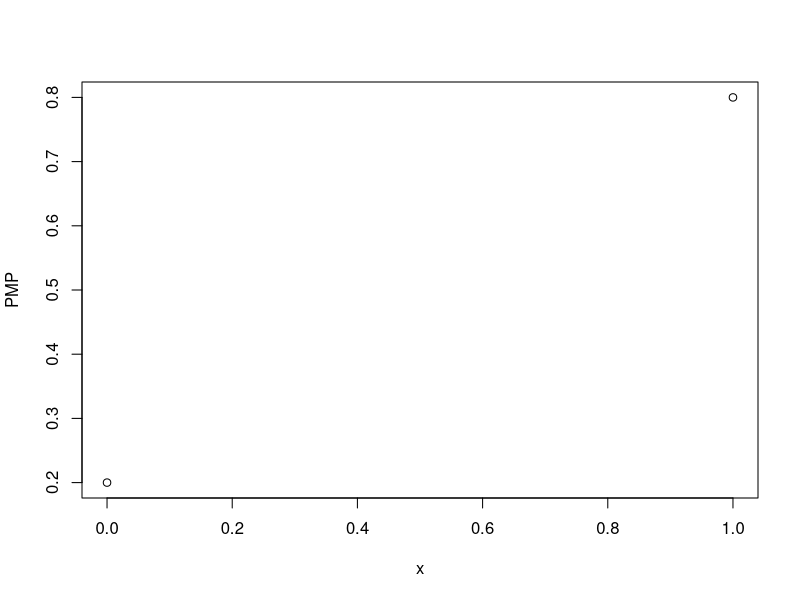
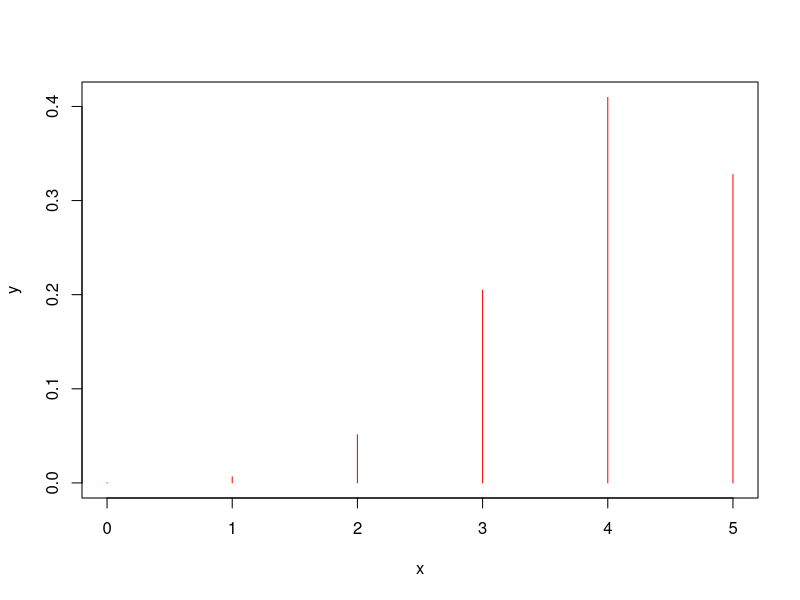
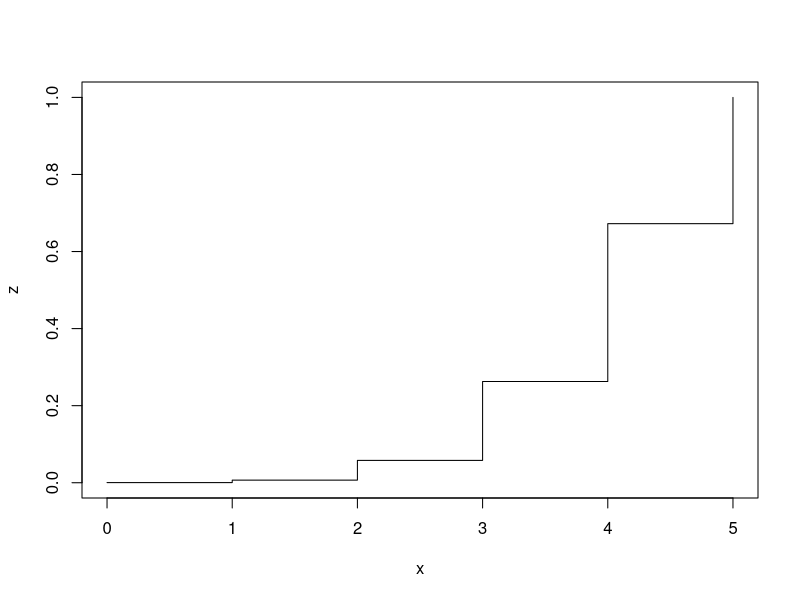
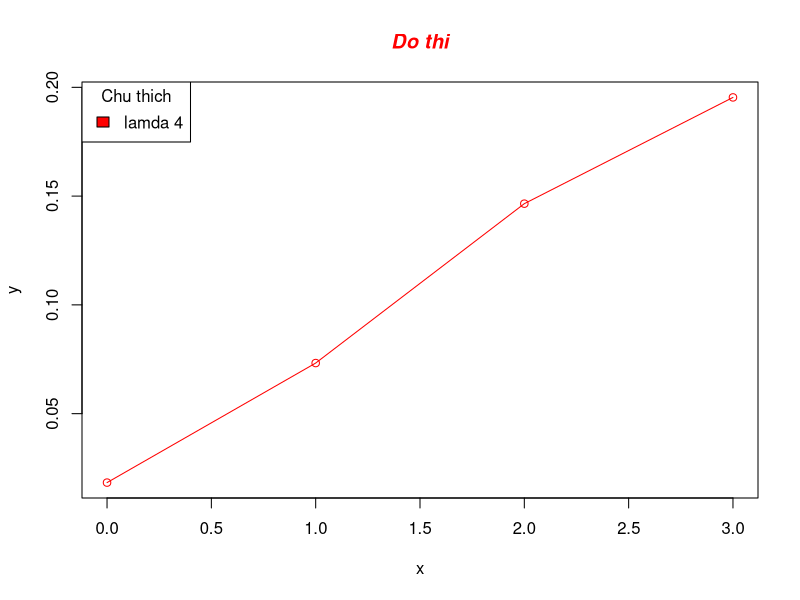
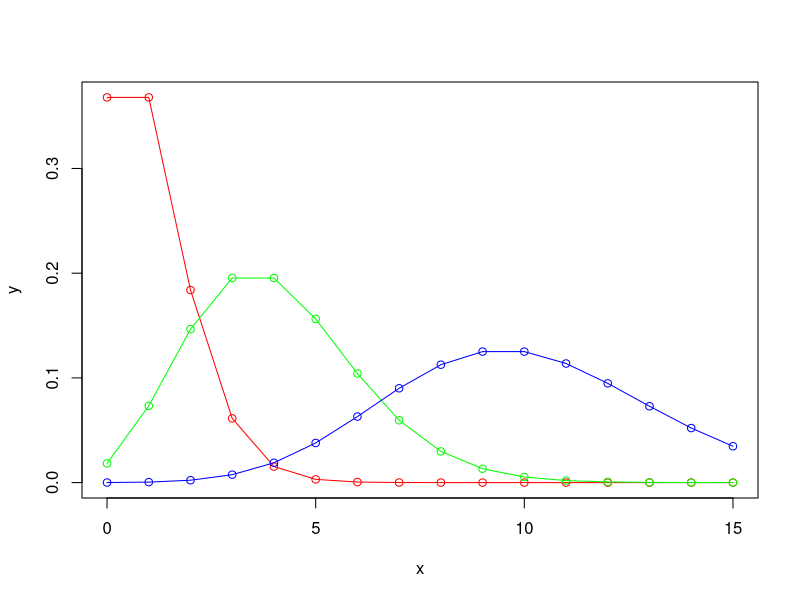

Reproduce these figures in R, in order.
# bang phan phoi xac suat
x<-c(0,1)
y<-c(0.2,0.8)
rbind(x,y)

plot(x,y, xlab="x", ylab="PMP")

# vd: hoc vien tot nghiep
# x - B(5,0.4)
# a) khong ai tot nghiep p(x=0)
dbinom(0,5,0.4)

# b) 1 nguoi tot nghiep
dbinom(1,5,0.4)

# c) it nhat 1 nguoi tot nghiep p(x>=1)
# p(x>=1) = p(x=1) + p(x=2) + .. + p(x=5)
# p(x>k) = 1 - p(x<k); p(x<=k) = p(x<k) + p(x=k) => p(x<k) = p(x<=k) - p(x=k)
# p(x>1) = 1- p(x<=1) = p(x=1)
1-(pbinom(1,5,0.4) - dbinom(1,5,0.4))

# vd2: me sinh con
# x - B(2, 0.51)
x<-c(0,1,2)
y<-dbinom(x,2,0.51)
rbind(x,y)

# vd3: hoa lan
# x - B(5, 0.8)
# a)
x<-c(0, 1, 2, 3, 4, 5)
y<-dbinom(x, 5, 0.8)
rbind(x,y)
# b)
# so cay lan no hoa 'chac chan' la gi tri cua bien ngau nhien co xs tuong 
# ung cao nhat
# x = 4
# so tien thu duoc = 4.8tr

# c)
# E(x) = np=10 => n = 10/p
10/0.8
# vay trong it nhat 13 cay lan

# d) bieu do cua ham gia tri xac suat
plot(x, y, type="h", col="red")
# ham tich luy xs
z<-pbinom(x, 5, 0.8)
plot(x, z, type="s")


#vd 4: tram buu dien

#tinh xac suat de co it nhat 1 tieng on xuat hien
# x: so tin hieu on xh trong 10^-5 s
# x ~ P(lamda); lamda = 10^4 * 10^-5 = 10^-1
# p(x>=1) = 1 - p(x<1) = 1 - p(x<=1) - p(x=1)
lamda<-10^-5 * 10^4
1- (ppois(1, lamda) - dpois(1, lamda))

#vd 5: xe oto
x = 3
lamda<-0.02*200
y = ppois(x, lamda)

x<-c(0:3)
lamda<-0.02*200
y<-dpois(x, lamda)
plot(x, y, type="o", lty=1, col="red")
legend("topleft", 'lamda 4', fill="red", title="Chu thich")
title(main="Do thi", col.main="red", font.main=4)

#vd 6:
lamda<-10
dpois(4, lamda)

#ve ham gia tri xac suat x ~ p(lamda); x=0:15, xet lamda(1, 4, 10)
x<-c(0:15)
y<-dpois(x, 1)
plot(x, y, type="o", lty=1, col="red")
z<-dpois(x, 4)
lines(x, z, type="o", lty=1, col="green")
t<-dpois(x, 10)
lines(x, t, type="o", lty=1, col="blue")





















